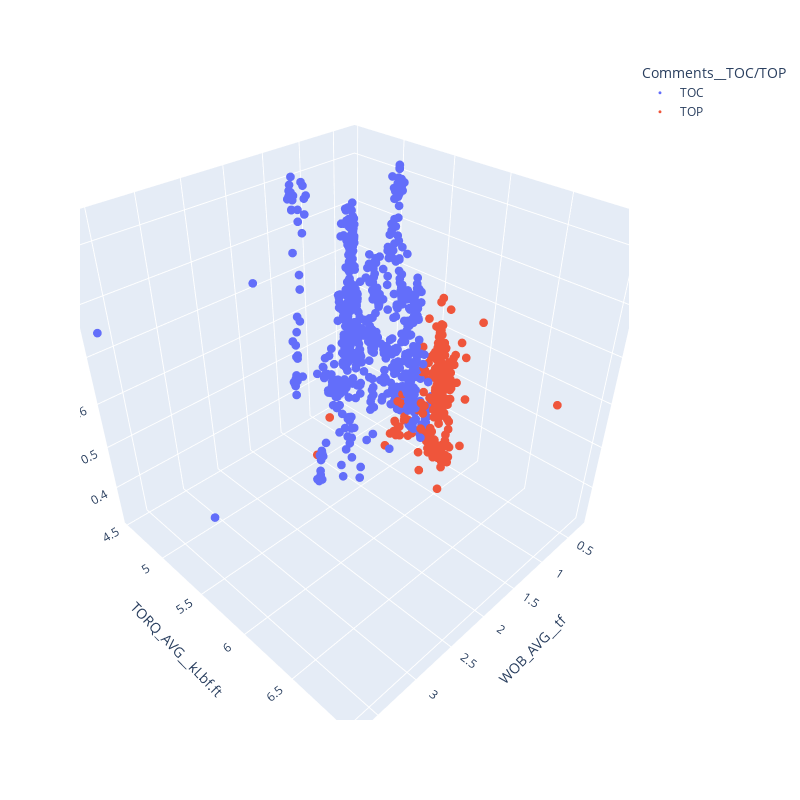
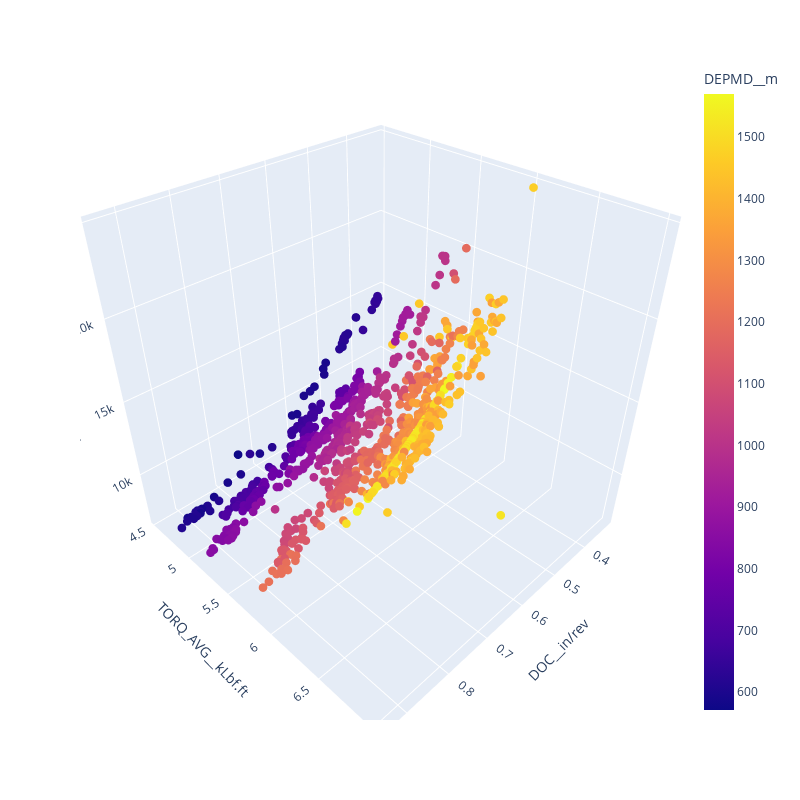

Notebook code cell kept with these figures, in order:
### Code cell
# import data_wrangling.xlsx as df
df = pd.read_excel('data_wrangling.xlsx')

# print out column names in df
print(df.columns)

df = clean_df(df, ['ROPA_AVG__m/h', 'BITRPM_AVG__rpm'])
df = remove_outliers(df, 'DOC__in/rev')
df = remove_outliers(df, 'TORQ_AVG__kLbf.ft')
plot_3d_scatter(df, 'WOB_AVG__tf ', 'TORQ_AVG__kLbf.ft',
                'DOC__in/rev', 'Comments__TOC/TOP')
plot_3d_scatter(df, 'DOC__in/rev', 'TORQ_AVG__kLbf.ft',
                'MSE__psi', 'DEPMD__m')

### Figure 1 — Plotly figure (JSON) as saved in the notebook; plotly's stock layout.template omitted (floating-point values rounded to 4 significant figures; data arrays with more than 128 entries replaced by an {"elided": "..."} marker saying what was removed)
{"data": [{"hovertemplate": "Comments__TOC/TOP=TOC<br>WOB_AVG__tf =%{x}<br>TORQ_AVG__kLbf.ft=%{y}<br>DOC__in/rev=%{z}<extra></extra>", "legendgroup": "TOC", "marker": {"color": "#636efa", "size": 3, "symbol": "circle"}, "mode": "markers", "name": "TOC", "scene": "scene", "showlegend": true, "type": "scatter3d", "x": {"elided": "722 float values"}, "y": {"elided": "722 float values"}, "z": {"elided": "722 float values"}}, {"hovertemplate": "Comments__TOC/TOP=TOP<br>WOB_AVG__tf =%{x}<br>TORQ_AVG__kLbf.ft=%{y}<br>DOC__in/rev=%{z}<extra></extra>", "legendgroup": "TOP", "marker": {"color": "#EF553B", "size": 3, "symbol": "circle"}, "mode": "markers", "name": "TOP", "scene": "scene", "showlegend": true, "type": "scatter3d", "x": {"elided": "234 float values"}, "y": {"elided": "234 float values"}, "z": {"elided": "234 float values"}}], "layout": {"height": 800, "legend": {"title": {"text": "Comments__TOC/TOP"}, "tracegroupgap": 0}, "margin": {"t": 60}, "scene": {"domain": {"x": [0, 1], "y": [0, 1]}, "xaxis": {"title": {"text": "WOB_AVG__tf "}}, "yaxis": {"title": {"text": "TORQ_AVG__kLbf.ft"}}, "zaxis": {"title": {"text": "DOC__in/rev"}}}, "width": 800}}

### Figure 2 — Plotly figure (JSON) as saved in the notebook; plotly's stock layout.template omitted (floating-point values rounded to 4 significant figures; data arrays with more than 128 entries replaced by an {"elided": "..."} marker saying what was removed)
{"data": [{"hovertemplate": "DOC__in/rev=%{x}<br>TORQ_AVG__kLbf.ft=%{y}<br>MSE__psi=%{z}<br>DEPMD__m=%{marker.color}<extra></extra>", "legendgroup": "", "marker": {"color": {"elided": "956 int values"}, "coloraxis": "coloraxis", "size": 3, "symbol": "circle"}, "mode": "markers", "name": "", "scene": "scene", "showlegend": false, "type": "scatter3d", "x": {"elided": "956 float values"}, "y": {"elided": "956 float values"}, "z": {"elided": "956 float values"}}], "layout": {"coloraxis": {"colorbar": {"title": {"text": "DEPMD__m"}}, "colorscale": [[0, "#0d0887"], [0.1111, "#46039f"], [0.2222, "#7201a8"], [0.3333, "#9c179e"], [0.4444, "#bd3786"], [0.5556, "#d8576b"], [0.6667, "#ed7953"], [0.7778, "#fb9f3a"], [0.8889, "#fdca26"], [1, "#f0f921"]]}, "height": 800, "legend": {"tracegroupgap": 0}, "margin": {"t": 60}, "scene": {"domain": {"x": [0, 1], "y": [0, 1]}, "xaxis": {"title": {"text": "DOC__in/rev"}}, "yaxis": {"title": {"text": "TORQ_AVG__kLbf.ft"}}, "zaxis": {"title": {"text": "MSE__psi"}}}, "width": 800}}
